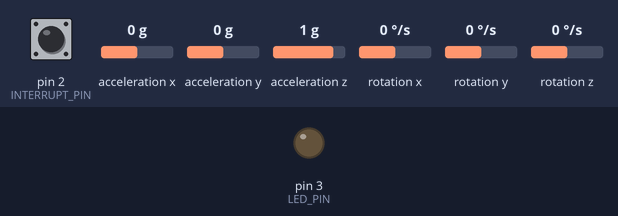
Recording of a sketch running on a simulated Arduino Uno, built with avr-gcc and run on an emulated ATmega328P. On the bench: output pins drawn as LEDs (lit = HIGH). Dashed ring = blinking. The test bench sets the inputs (shaded band); at power-on: pin 2 (INTERRUPT_PIN) LOW, acceleration x 0 g, acceleration y 0 g, acceleration z 1 g, rotation x 0 °/s, rotation y 0 °/s, rotation z 0 °/s. The sensor or clock chip raises its interrupt line as the real part does; no radio packets arrive unless stated.

Above: at 0.1 s.
At 0.65 s:
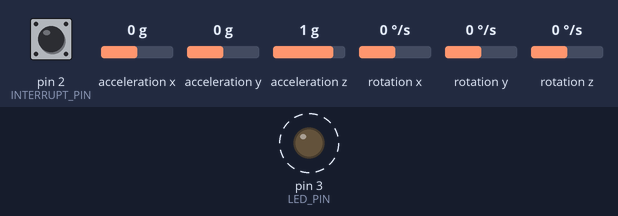
At 87.76 s:
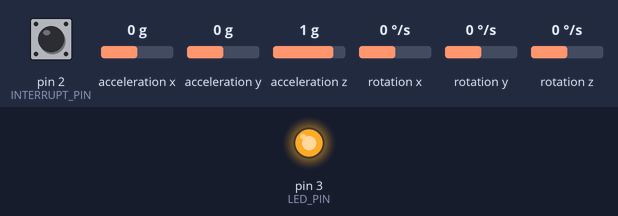
Timing chart, 0 to 88.1 s (numbered marks = the images above):
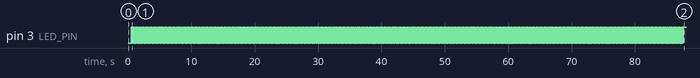

Measured:
- by itself, pin 3 (LED_PIN): alternates HIGH for 0.01 s and LOW for 0.01 s

The sketch:

Master.ino
```cpp
#include <I2Cdev.h>
#include <Wire.h>
#include <SPI.h>
#include <RF24.h>
#include <MPU6050_6Axis_MotionApps20.h>

MPU6050 mpu;

RF24 rf24(9, 10); // CE, CSN
const byte addr[] = "1Node";
int msg[3] = {0, 0, 0};

#define INTERRUPT_PIN 2
#define LED_PIN 3
#define LED_MSG_PIN 4
bool blinkState = false;

// MPU control/status vars
bool dmpReady = false;  // set true if DMP init was successful
uint8_t mpuIntStatus;   // holds actual interrupt status byte from MPU
uint8_t devStatus;      // return status after each device operation (0 = success, !0 = error)
uint16_t packetSize;    // expected DMP packet size (default is 42 bytes)
uint16_t fifoCount;     // count of all bytes currently in FIFO
uint8_t fifoBuffer[64]; // FIFO storage buffer

// orientation/motion vars
Quaternion q;        // [w, x, y, z]         quaternion container
VectorFloat gravity; // [x, y, z]            gravity vector
float ypr[3];        // [yaw, pitch, roll]   yaw/pitch/roll container and gravity vector

volatile bool mpuInterrupt = false; // indicates whether MPU interrupt pin has gone high

void dmpDataReady()
{
    mpuInterrupt = true;
}

void setup()
{
    rf24.begin();
    rf24.setChannel(117);
    rf24.openWritingPipe(addr);
    rf24.setPALevel(RF24_PA_MAX);
    rf24.setDataRate(RF24_2MBPS);
    rf24.stopListening();

    Wire.begin();

    // initialize device
    mpu.initialize();
    pinMode(INTERRUPT_PIN, INPUT);

    // load and configure the DMP
    devStatus = mpu.dmpInitialize();

    // make sure it worked (returns 0 if so)
    if (devStatus == 0)
    {
        // turn on the DMP, now that it's ready
        mpu.setDMPEnabled(true);

        // enable Arduino interrupt detection
        attachInterrupt(digitalPinToInterrupt(INTERRUPT_PIN), dmpDataReady, RISING);
        mpuIntStatus = mpu.getIntStatus();

        // set our DMP Ready flag so the main loop() function knows it's okay to use it
        dmpReady = true;

        // get expected DMP packet size for later comparison
        packetSize = mpu.dmpGetFIFOPacketSize();
    }
    else
    {
        // ERROR!
        pinMode(LED_MSG_PIN, OUTPUT);
        digitalWrite(LED_MSG_PIN, HIGH);
    }

    // configure LED for output
    pinMode(LED_PIN, OUTPUT);
}

void loop()
{
    // if programming failed, don't try to do anything
    if (!dmpReady)
        return;

    // wait for MPU interrupt or extra packet(s) available
    while (!mpuInterrupt && fifoCount < packetSize)
    {
        if (mpuInterrupt && fifoCount < packetSize)
        {
            // try to get out of the infinite loop
            fifoCount = mpu.getFIFOCount();
        }
    }

    // reset interrupt flag and get INT_STATUS byte
    mpuInterrupt = false;
    mpuIntStatus = mpu.getIntStatus();

    // get current FIFO count
    fifoCount = mpu.getFIFOCount();
    if (fifoCount < packetSize)
    {
        //Do nothing!
    }
    // check for overflow (this should never happen unless our code is too inefficient)
    else if ((mpuIntStatus & _BV(MPU6050_INTERRUPT_FIFO_OFLOW_BIT)) || fifoCount >= 1024)
    {
        // reset so we can continue cleanly
        mpu.resetFIFO();

        // otherwise, check for DMP data ready interrupt (this should happen frequently)
    }
    else if (mpuIntStatus & _BV(MPU6050_INTERRUPT_DMP_INT_BIT))
    {
        // read a packet from FIFO
        while (fifoCount >= packetSize)
        { // Lets catch up to NOW, someone is using the dreaded delay()!
            mpu.getFIFOBytes(fifoBuffer, packetSize);
            // track FIFO count here in case there is > 1 packet available
            // (this lets us immediately read more without waiting for an interrupt)
            fifoCount -= packetSize;
        }

        // calculate Euler angles in degrees
        mpu.dmpGetQuaternion(&q, fifoBuffer);
        mpu.dmpGetGravity(&gravity, &q);
        mpu.dmpGetYawPitchRoll(ypr, &q, &gravity);
        msg[0] = (int)(ypr[0] * 180 / M_PI);
        msg[1] = (int)(ypr[1] * 180 / M_PI);
        msg[2] = (int)(ypr[2] * 180 / M_PI);
        rf24.write(&msg, sizeof(msg));
        // blink LED to indicate activity
        blinkState = !blinkState;
        digitalWrite(LED_PIN, blinkState);
    }
}
```
